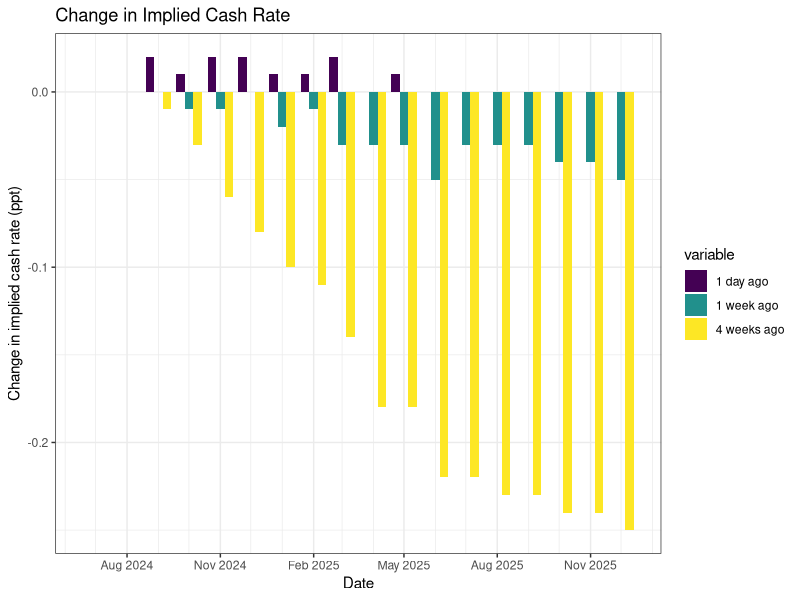

The R script that drew this image:
## ---- chunk 1
knitr::opts_chunk$set(
  collapse = TRUE,
  comment = "#>",
  fig.path = "man/figures/README-",
  out.width = "100%"
)

library(data.table)
library(ggplot2)
## ---- chunk 2
all_data <- fread("combined-data/all_data.csv", colClasses = c("Date", "numeric", "Date"))

print(str(all_data))
head(all_data)

# We can't graph all the days because it is far too messy now
# So grab a weekly sequence of data
past_seq <- seq.Date(max(all_data$scrape_date) - 7*8, max(all_data$scrape_date) - 1, by = "1 week")

# ggplot() +
#   geom_line(aes(x = date, y = cash_rate, colour = factor(scrape_date)), size = 1, data = all_data[scrape_date %in% past_seq]) +
#   geom_line(aes(x = date, y = cash_rate), colour = "black", size = 1.2, data = all_data[scrape_date == max(scrape_date)]) +
#   labs(
#     title = "Implied Cash Rate over Past 8 Weeks", 
#     subtitle = paste0(format(max(all_data$scrape_date), "%d %b %Y"), " in bolded black"),
#     x = "Date", y = "Implied cash rate (%)", colour = "Date") +
#   scale_x_date(date_labels = "%b %Y", date_breaks = "3 months", date_minor_breaks = "1 month") +
#   scale_colour_viridis_d(labels = function(x) format(as.Date(x), "%d %b"), guide = guide_legend(reverse = TRUE)) +
#   theme_bw()

## ---- chunk 3
# Graph the change in the implied cash rate between the past 2 days, past week and past 4 weeks

change_data <- all_data[scrape_date %in% c(max(scrape_date), max(scrape_date) - 1, max(scrape_date) - 7, max(scrape_date) - 28)]

change_data <- dcast(change_data, date ~ scrape_date, value.var = "cash_rate")
setnames(change_data, new = c("date", "4 weeks ago", "1 week ago", "1 day ago", "today"))
cols <- c("4 weeks ago", "1 week ago", "1 day ago")
change_data[, (cols) := lapply(.SD, function(x) today - x), .SDcols = cols]
change_data[, today := NULL]
change_data <- melt(change_data, id.vars = "date")
change_data[, variable := ordered(variable, c("1 day ago", "1 week ago", "4 weeks ago"))]

ggplot(change_data, aes(x = date, y = value, fill = variable)) +
  geom_col(position = "dodge") +
  labs(title = "Change in Implied Cash Rate",
       x = "Date", y = "Change in implied cash rate (ppt)") +
  scale_x_date(date_labels = "%b %Y", date_breaks = "3 months", date_minor_breaks = "1 month") +
  theme_bw()

